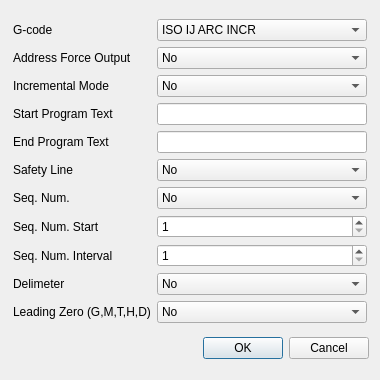
<?xml version="1.0" encoding="UTF-8"?>
<ui version="4.0">
 <class>ExportOptDlg</class>
 <widget class="QDialog" name="ExportOptDlg">
  <property name="geometry">
   <rect>
    <x>0</x>
    <y>0</y>
    <width>380</width>
    <height>380</height>
   </rect>
  </property>
  <property name="minimumSize">
   <size>
    <width>380</width>
    <height>380</height>
   </size>
  </property>
  <property name="windowTitle">
   <string>Export Options</string>
  </property>
  <layout class="QVBoxLayout" name="verticalLayout">
   <item>
    <layout class="QGridLayout" name="gridLayout">
     <property name="leftMargin">
      <number>2</number>
     </property>
     <property name="rightMargin">
      <number>2</number>
     </property>
     <item row="7" column="0">
      <widget class="QLabel" name="label_seqStart">
       <property name="text">
        <string>Seq. Num. Start</string>
       </property>
      </widget>
     </item>
     <item row="1" column="0">
      <widget class="QLabel" name="labelForce">
       <property name="text">
        <string>Address Force Output </string>
       </property>
      </widget>
     </item>
     <item row="3" column="1">
      <widget class="QLineEdit" name="startLineEdit">
       <property name="enabled">
        <bool>true</bool>
       </property>
      </widget>
     </item>
     <item row="5" column="1">
      <widget class="QComboBox" name="safLineCmbBox">
       <item>
        <property name="text">
         <string>No</string>
        </property>
       </item>
       <item>
        <property name="text">
         <string>Yes</string>
        </property>
       </item>
      </widget>
     </item>
     <item row="0" column="0">
      <widget class="QLabel" name="label_Lang">
       <property name="text">
        <string>G-code</string>
       </property>
      </widget>
     </item>
     <item row="9" column="1">
      <widget class="QComboBox" name="delimCmbBox">
       <item>
        <property name="text">
         <string>No</string>
        </property>
       </item>
       <item>
        <property name="text">
         <string>Yes</string>
        </property>
       </item>
      </widget>
     </item>
     <item row="0" column="1">
      <widget class="QComboBox" name="langCmbBox">
       <item>
        <property name="text">
         <string>ISO IJ ARC INCR</string>
        </property>
       </item>
       <item>
        <property name="text">
         <string>ISO IJ ARC ABS</string>
        </property>
       </item>
       <item>
        <property name="text">
         <string>ISO R ARC</string>
        </property>
       </item>
       <item>
        <property name="text">
         <string>ISO NO ARC</string>
        </property>
       </item>
       <item>
        <property name="text">
         <string>PLOT DATA</string>
        </property>
       </item>
      </widget>
     </item>
     <item row="8" column="0">
      <widget class="QLabel" name="label_seqInterval">
       <property name="text">
        <string>Seq. Num. Interval</string>
       </property>
      </widget>
     </item>
     <item row="7" column="1">
      <widget class="QSpinBox" name="seqStartSpinBox">
       <property name="minimum">
        <number>1</number>
       </property>
       <property name="maximum">
        <number>99999</number>
       </property>
      </widget>
     </item>
     <item row="2" column="0">
      <widget class="QLabel" name="label_Incr">
       <property name="text">
        <string>Incremental Mode</string>
       </property>
      </widget>
     </item>
     <item row="3" column="0">
      <widget class="QLabel" name="label_StartText">
       <property name="text">
        <string>Start Program Text</string>
       </property>
      </widget>
     </item>
     <item row="9" column="0">
      <widget class="QLabel" name="label_Delim">
       <property name="text">
        <string>Delimeter</string>
       </property>
      </widget>
     </item>
     <item row="6" column="1">
      <widget class="QComboBox" name="seqNumCmbBox">
       <item>
        <property name="text">
         <string>No</string>
        </property>
       </item>
       <item>
        <property name="text">
         <string>Yes</string>
        </property>
       </item>
      </widget>
     </item>
     <item row="2" column="1">
      <widget class="QComboBox" name="incrCmbBox">
       <item>
        <property name="text">
         <string>No</string>
        </property>
       </item>
       <item>
        <property name="text">
         <string>Yes</string>
        </property>
       </item>
      </widget>
     </item>
     <item row="8" column="1">
      <widget class="QSpinBox" name="seqIntervalSpinBox">
       <property name="minimum">
        <number>1</number>
       </property>
       <property name="maximum">
        <number>99999</number>
       </property>
      </widget>
     </item>
     <item row="1" column="1">
      <widget class="QComboBox" name="forceCmbBox">
       <item>
        <property name="text">
         <string>No</string>
        </property>
       </item>
       <item>
        <property name="text">
         <string>Yes</string>
        </property>
       </item>
      </widget>
     </item>
     <item row="5" column="0">
      <widget class="QLabel" name="label_SafLine">
       <property name="text">
        <string>Safety Line</string>
       </property>
      </widget>
     </item>
     <item row="6" column="0">
      <widget class="QLabel" name="label_SeqNum">
       <property name="text">
        <string>Seq. Num.</string>
       </property>
      </widget>
     </item>
     <item row="4" column="0">
      <widget class="QLabel" name="label_EndText">
       <property name="text">
        <string>End Program Text</string>
       </property>
      </widget>
     </item>
     <item row="4" column="1">
      <widget class="QLineEdit" name="endLineEdit"/>
     </item>
     <item row="10" column="1">
      <widget class="QComboBox" name="leadingZeroCmbBox">
       <item>
        <property name="text">
         <string>No</string>
        </property>
       </item>
       <item>
        <property name="text">
         <string>Yes</string>
        </property>
       </item>
      </widget>
     </item>
     <item row="10" column="0">
      <widget class="QLabel" name="labelLeadingZero">
       <property name="text">
        <string>Leading Zero (G,M,T,H,D)</string>
       </property>
      </widget>
     </item>
    </layout>
   </item>
   <item>
    <widget class="QDialogButtonBox" name="buttonBox">
     <property name="orientation">
      <enum>Qt::Horizontal</enum>
     </property>
     <property name="standardButtons">
      <set>QDialogButtonBox::Cancel|QDialogButtonBox::Ok</set>
     </property>
    </widget>
   </item>
  </layout>
 </widget>
 <tabstops>
  <tabstop>langCmbBox</tabstop>
  <tabstop>forceCmbBox</tabstop>
  <tabstop>incrCmbBox</tabstop>
  <tabstop>startLineEdit</tabstop>
  <tabstop>endLineEdit</tabstop>
  <tabstop>safLineCmbBox</tabstop>
  <tabstop>seqNumCmbBox</tabstop>
  <tabstop>seqStartSpinBox</tabstop>
  <tabstop>seqIntervalSpinBox</tabstop>
 </tabstops>
 <resources/>
 <connections>
  <connection>
   <sender>buttonBox</sender>
   <signal>accepted()</signal>
   <receiver>ExportOptDlg</receiver>
   <slot>accept()</slot>
   <hints>
    <hint type="sourcelabel">
     <x>248</x>
     <y>254</y>
    </hint>
    <hint type="destinationlabel">
     <x>157</x>
     <y>274</y>
    </hint>
   </hints>
  </connection>
  <connection>
   <sender>buttonBox</sender>
   <signal>rejected()</signal>
   <receiver>ExportOptDlg</receiver>
   <slot>reject()</slot>
   <hints>
    <hint type="sourcelabel">
     <x>316</x>
     <y>260</y>
    </hint>
    <hint type="destinationlabel">
     <x>286</x>
     <y>274</y>
    </hint>
   </hints>
  </connection>
 </connections>
</ui>
